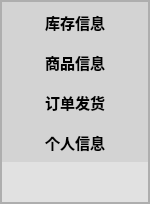
           <widget class="QFrame" name="frame_8">
            <property name="minimumSize">
             <size>
              <width>150</width>
              <height>0</height>
             </size>
            </property>
            <property name="maximumSize">
             <size>
              <width>150</width>
              <height>16777215</height>
             </size>
            </property>
            <property name="styleSheet">
             <string notr="true">color: rgb(245, 245, 247);
background-color: rgb(225, 225, 225);</string>
            </property>
            <property name="frameShape">
             <enum>QFrame::StyledPanel</enum>
            </property>
            <property name="frameShadow">
             <enum>QFrame::Raised</enum>
            </property>
            <layout class="QVBoxLayout" name="verticalLayout_4" stretch="1">
             <property name="spacing">
              <number>0</number>
             </property>
             <property name="leftMargin">
              <number>0</number>
             </property>
             <property name="topMargin">
              <number>0</number>
             </property>
             <property name="rightMargin">
              <number>0</number>
             </property>
             <property name="bottomMargin">
              <number>0</number>
             </property>
             <item>
              <widget class="QFrame" name="frame_10">
               <property name="minimumSize">
                <size>
                 <width>100</width>
                 <height>200</height>
                </size>
               </property>
               <property name="styleSheet">
                <string notr="true">QPushButton {
        background-color: lightgray;
    }
    QPushButton:pressed {
        background-color: darkgray;
    }</string>
               </property>
               <property name="frameShape">
                <enum>QFrame::StyledPanel</enum>
               </property>
               <property name="frameShadow">
                <enum>QFrame::Raised</enum>
               </property>
               <layout class="QVBoxLayout" name="verticalLayout_7" stretch="0,1,1,1,9">
                <property name="spacing">
                 <number>0</number>
                </property>
                <property name="leftMargin">
                 <number>0</number>
                </property>
                <property name="topMargin">
                 <number>0</number>
                </property>
                <property name="rightMargin">
                 <number>0</number>
                </property>
                <property name="bottomMargin">
                 <number>0</number>
                </property>
                <item>
                 <widget class="QPushButton" name="button_shouye">
                  <property name="minimumSize">
                   <size>
                    <width>0</width>
                    <height>40</height>
                   </size>
                  </property>
                  <property name="font">
                   <font>
                    <pointsize>11</pointsize>
                    <weight>75</weight>
                    <bold>true</bold>
                   </font>
                  </property>
                  <property name="styleSheet">
                   <string notr="true">border:none;
color: rgb(0, 0, 0);</string>
                  </property>
                  <property name="text">
                   <string>库存信息</string>
                  </property>
                  <property name="icon">
                   <iconset>
                    <normaloff>../Icon/001_首页.png</normaloff>../Icon/001_首页.png</iconset>
                  </property>
                 </widget>
                </item>
                <item>
                 <widget class="QPushButton" name="button_shopping">
                  <property name="minimumSize">
                   <size>
                    <width>0</width>
                    <height>40</height>
                   </size>
                  </property>
                  <property name="font">
                   <font>
                    <pointsize>11</pointsize>
                    <weight>75</weight>
                    <bold>true</bold>
                   </font>
                  </property>
                  <property name="styleSheet">
                   <string notr="true">border:none;
color: rgb(0, 0, 0);</string>
                  </property>
                  <property name="text">
                   <string>商品信息</string>
                  </property>
                  <property name="icon">
                   <iconset>
                    <normaloff>../icon/购物车.png</normaloff>../icon/购物车.png</iconset>
                  </property>
                  <property name="iconSize">
                   <size>
                    <width>16</width>
                    <height>16</height>
                   </size>
                  </property>
                 </widget>
                </item>
                <item>
                 <widget class="QPushButton" name="button_dingdan">
                  <property name="minimumSize">
                   <size>
                    <width>0</width>
                    <height>40</height>
                   </size>
                  </property>
                  <property name="font">
                   <font>
                    <pointsize>11</pointsize>
                    <weight>75</weight>
                    <bold>true</bold>
                   </font>
                  </property>
                  <property name="styleSheet">
                   <string notr="true">border:none;
color: rgb(0, 0, 0);</string>
                  </property>
                  <property name="text">
                   <string>订单发货</string>
                  </property>
                  <property name="icon">
                   <iconset>
                    <normaloff>../icon/3.1订单.png</normaloff>../icon/3.1订单.png</iconset>
                  </property>
                 </widget>
                </item>
                <item>
                 <widget class="QPushButton" name="button_mine">
                  <property name="minimumSize">
                   <size>
                    <width>0</width>
                    <height>40</height>
                   </size>
                  </property>
                  <property name="font">
                   <font>
                    <pointsize>11</pointsize>
                    <weight>75</weight>
                    <bold>true</bold>
                   </font>
                  </property>
                  <property name="styleSheet">
                   <string notr="true">border:none;
color: rgb(0, 0, 0);</string>
                  </property>
                  <property name="text">
                   <string>个人信息</string>
                  </property>
                  <property name="icon">
                   <iconset>
                    <normaloff>:/icon/icon/user-ring-block.png</normaloff>:/icon/icon/user-ring-block.png</iconset>
                  </property>
                  <property name="iconSize">
                   <size>
                    <width>20</width>
                    <height>20</height>
                   </size>
                  </property>
                 </widget>
                </item>
                <item>
                 <spacer name="verticalSpacer_2">
                  <property name="orientation">
                   <enum>Qt::Vertical</enum>
                  </property>
                  <property name="sizeHint" stdset="0">
                   <size>
                    <width>20</width>
                    <height>40</height>
                   </size>
                  </property>
                 </spacer>
                </item>
               </layout>
              </widget>
             </item>
            </layout>
           </widget>
